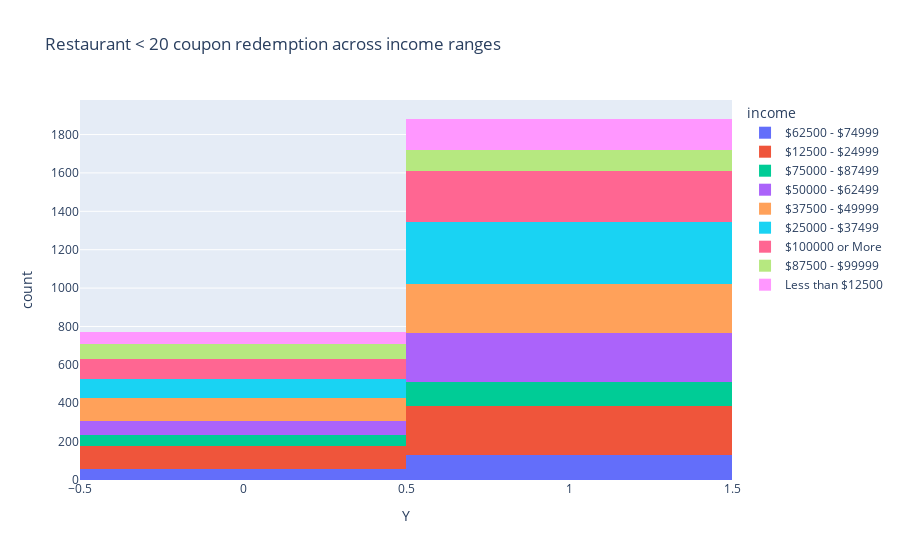

Notebook code cell kept with this figure:
### Markdown cell above
### Independent Investigation

Using the bar coupon example as motivation, you are to explore one of the other coupon groups and try to determine the characteristics of passengers who accept the coupons.

### Code cell
## Based on the Graph plot "Comparison of different types of Coupons that are redeemed vs not", further above,
# we learn the 2 major buckets are "Restaurants < $20" and "Carryout & Takeaway". Hence exploring more on these 2 areas
# data_restaurants = data_clean.query('coupon == "Restaurant(<20)" or coupon == "Carry out & Take away"')
data_restaurants = data_clean.query('coupon == "Restaurant(<20)"')
#print(data_restaurants_lean.income.unique())
px.histogram(data_frame=data_restaurants, x='Y', color='income', title="Restaurant < 20 coupon redemption across income ranges")
## --- Take Away
# Below plot shows people with income levels "12500 to 24999", "25000 - 37499", "50000 - 62499" are more likely to redeem coupon
# along with surprisingly"$100000 or more" income customers.

### Figure 1 — Plotly figure (JSON) as saved in the notebook; plotly's stock layout.template omitted (floating-point values rounded to 4 significant figures; data arrays with more than 128 entries replaced by an {"elided": "..."} marker saying what was removed)
{"data": [{"alignmentgroup": "True", "bingroup": "x", "hovertemplate": "income=$62500 - $74999<br>Y=%{x}<br>count=%{y}<extra></extra>", "legendgroup": "$62500 - $74999", "marker": {"color": "#636efa", "pattern": {"shape": ""}}, "name": "$62500 - $74999", "offsetgroup": "$62500 - $74999", "orientation": "v", "showlegend": true, "type": "histogram", "x": {"elided": "187 int values"}, "xaxis": "x", "yaxis": "y"}, {"alignmentgroup": "True", "bingroup": "x", "hovertemplate": "income=$12500 - $24999<br>Y=%{x}<br>count=%{y}<extra></extra>", "legendgroup": "$12500 - $24999", "marker": {"color": "#EF553B", "pattern": {"shape": ""}}, "name": "$12500 - $24999", "offsetgroup": "$12500 - $24999", "orientation": "v", "showlegend": true, "type": "histogram", "x": {"elided": "377 int values"}, "xaxis": "x", "yaxis": "y"}, {"alignmentgroup": "True", "bingroup": "x", "hovertemplate": "income=$75000 - $87499<br>Y=%{x}<br>count=%{y}<extra></extra>", "legendgroup": "$75000 - $87499", "marker": {"color": "#00cc96", "pattern": {"shape": ""}}, "name": "$75000 - $87499", "offsetgroup": "$75000 - $87499", "orientation": "v", "showlegend": true, "type": "histogram", "x": {"elided": "183 int values"}, "xaxis": "x", "yaxis": "y"}, {"alignmentgroup": "True", "bingroup": "x", "hovertemplate": "income=$50000 - $62499<br>Y=%{x}<br>count=%{y}<extra></extra>", "legendgroup": "$50000 - $62499", "marker": {"color": "#ab63fa", "pattern": {"shape": ""}}, "name": "$50000 - $62499", "offsetgroup": "$50000 - $62499", "orientation": "v", "showlegend": true, "type": "histogram", "x": {"elided": "331 int values"}, "xaxis": "x", "yaxis": "y"}, {"alignmentgroup": "True", "bingroup": "x", "hovertemplate": "income=$37500 - $49999<br>Y=%{x}<br>count=%{y}<extra></extra>", "legendgroup": "$37500 - $49999", "marker": {"color": "#FFA15A", "pattern": {"shape": ""}}, "name": "$37500 - $49999", "offsetgroup": "$37500 - $49999", "orientation": "v", "showlegend": true, "type": "histogram", "x": {"elided": "369 int values"}, "xaxis": "x", "yaxis": "y"}, {"alignmentgroup": "True", "bingroup": "x", "hovertemplate": "income=$25000 - $37499<br>Y=%{x}<br>count=%{y}<extra></extra>", "legendgroup": "$25000 - $37499", "marker": {"color": "#19d3f3", "pattern": {"shape": ""}}, "name": "$25000 - $37499", "offsetgroup": "$25000 - $37499", "orientation": "v", "showlegend": true, "type": "histogram", "x": {"elided": "425 int values"}, "xaxis": "x", "yaxis": "y"}, {"alignmentgroup": "True", "bingroup": "x", "hovertemplate": "income=$100000 or More<br>Y=%{x}<br>count=%{y}<extra></extra>", "legendgroup": "$100000 or More", "marker": {"color": "#FF6692", "pattern": {"shape": ""}}, "name": "$100000 or More", "offsetgroup": "$100000 or More", "orientation": "v", "showlegend": true, "type": "histogram", "x": {"elided": "369 int values"}, "xaxis": "x", "yaxis": "y"}, {"alignmentgroup": "True", "bingroup": "x", "hovertemplate": "income=$87500 - $99999<br>Y=%{x}<br>count=%{y}<extra></extra>", "legendgroup": "$87500 - $99999", "marker": {"color": "#B6E880", "pattern": {"shape": ""}}, "name": "$87500 - $99999", "offsetgroup": "$87500 - $99999", "orientation": "v", "showlegend": true, "type": "histogram", "x": {"elided": "184 int values"}, "xaxis": "x", "yaxis": "y"}, {"alignmentgroup": "True", "bingroup": "x", "hovertemplate": "income=Less than $12500<br>Y=%{x}<br>count=%{y}<extra></extra>", "legendgroup": "Less than $12500", "marker": {"color": "#FF97FF", "pattern": {"shape": ""}}, "name": "Less than $12500", "offsetgroup": "Less than $12500", "orientation": "v", "showlegend": true, "type": "histogram", "x": {"elided": "228 int values"}, "xaxis": "x", "yaxis": "y"}], "layout": {"barmode": "relative", "legend": {"title": {"text": "income"}, "tracegroupgap": 0}, "title": {"text": "Restaurant < 20 coupon redemption across income ranges"}, "xaxis": {"anchor": "y", "domain": [0, 1], "title": {"text": "Y"}}, "yaxis": {"anchor": "x", "domain": [0, 1], "title": {"text": "count"}}}}
